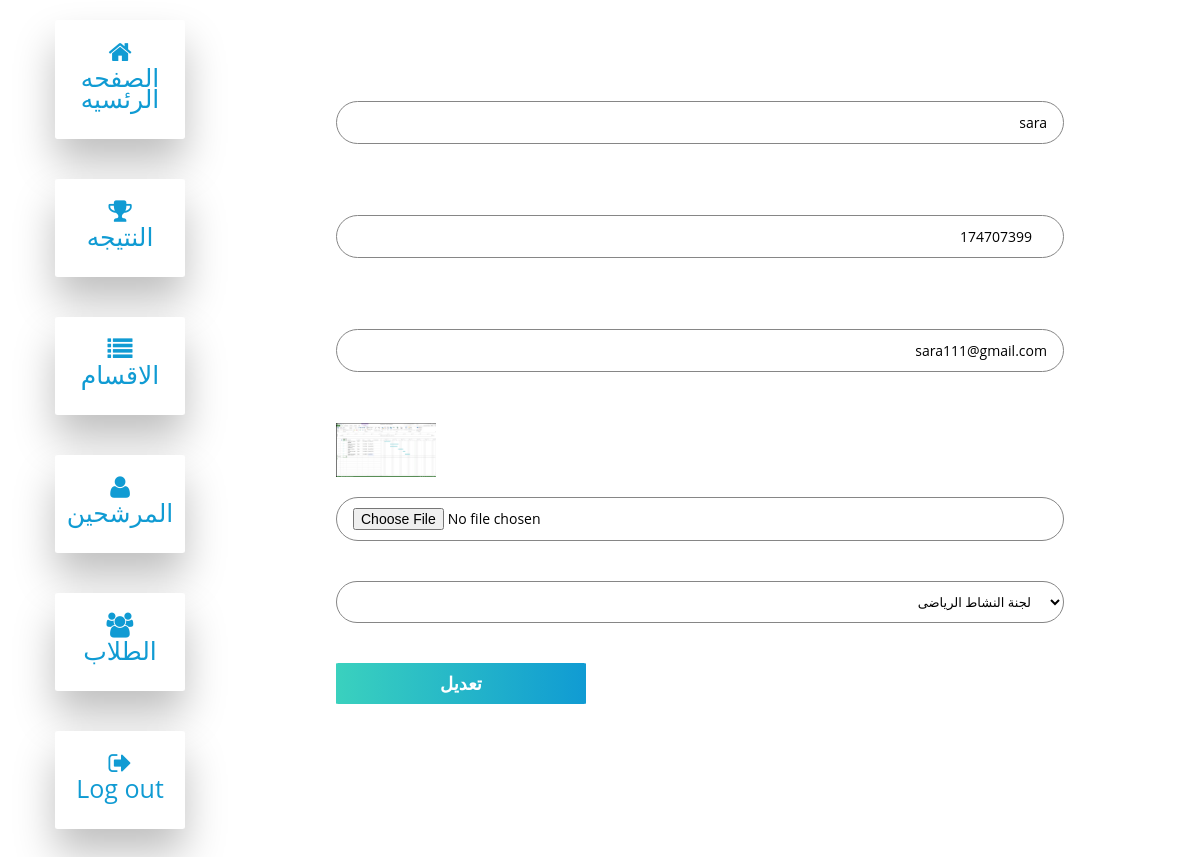
The page /dashboard/candidates/updateCandidate.php?id=5 (signed in) on the database its author committed.
### tables this page shows
CREATE TABLE `candidates` (
  `id` int(11) NOT NULL,
  `name` varchar(255) NOT NULL,
  `code` int(9) NOT NULL,
  `email` varchar(255) NOT NULL,
  `password` varchar(255) NOT NULL,
  `photo` varchar(255) DEFAULT NULL,
  `department_id` int(11) NOT NULL
);

### dashboard/functions.php (called while the page is built, shortened)
<?php
require('connection.php');
require('departments/departments.php');
require('candidates/candidates.php');
$db=new DBController();
$Department=new Department($db);
$Candidates=new Candidates($db);

### dashboard/candidates/candidates.php (called while the page is built, shortened)
<?php
class Candidates
{
    public $db = null;
    public function __construct(DBController $db)
    {
        $this->db = $db;
    }
    public function getData()
    {
        $result = $this->db->con->query("SELECT * FROM candidates");
        $resultArray = array();
        while ($item = mysqli_fetch_array($result, MYSQLI_ASSOC)) {
            $resultArray[] = $item;
        }
        return $resultArray;
    }
}

### dashboard/connection.php (called while the page is built, shortened)
<?php
class DBController{
  protected  $server = "localhost";
  protected  $user = "root";
  protected  $pass = "";
  protected $database = "studentsunion";
  public function __construct(){
    $this->con = mysqli_connect($this->server, $this->user, $this->pass, $this->database);
  }
}

### dashboard/departments/departments.php (called while the page is built, shortened)
<?php
class Department
{
    public $db = null;
    public function __construct(DBController $db)
    {
        $this->db = $db;
    }
    public function getData()
    {
        $result = $this->db->con->query("SELECT * FROM department");
        $resultArray = array();
        while ($item = mysqli_fetch_array($result, MYSQLI_ASSOC)) {
            $resultArray[] = $item;
        }
        return $resultArray;
    }
}

### dashboard/candidates/updateCandidate.php (the view, shortened to what this page needs)
<?php
include('../functions.php');
$item_id = $_GET['id'];
include("../header.php");
?>
<div class="container-fluid">
    <div class="row">
    <?php
        include("../theSideNav.php");
        ?>
        <div class="col-lg-10 col-md-9 col-sm-12 thedetailll">
            <div class="theform">
                <?php
                foreach ($Candidates->getData() as $candidate) :
                    if ($candidate['id'] == $item_id) :
                ?>
                        <form action="" method="POST" class="login-email" enctype="multipart/form-data">
                            <p>الاسم</p>
                            <input type="text" name="name" placeholder="الاسم" value="<?php echo $candidate['name'] ?>">
                            <p>الكود</p>
                            <input type="number" name="code" min="100000000" max="999999999" placeholder="الكود" value="<?php echo $candidate['code'] ?>">
                            <p>الايميل</p>
                            <input type="email" name="email" placeholder="الايميل" value="<?php echo $candidate['email'] ?>">
                            <p>الصوره</p>
                            <?php if (!empty($candidate['photo'])) : ?>
                                <img src="../../uploads/candidates/<?php echo $candidate['photo'] ?>" alt="" width="100px">
                            <?php endif; ?>
                            <input type="file" name="photo">
                            <select name="department_id">
                                <?php
                                foreach ($Department->getData() as $department) {
                                    if ($department['id'] == $candidate['department_id']) {
                                ?>
                                        <option value="<?php echo $department['id'] ?>" selected><?php echo $department['title'] ?></option>
                                    <?php
                                    } else {
                                    ?>
                                        <option value="<?php echo $department['id'] ?>"><?php echo $department['title'] ?></option>
                                <?php
                                    }
                                }
                                ?>
                            </select>
                            <button name="submit" class="addtotable">تعديل</button>
                        </form>
                <?php
                    endif;
                endforeach;
                ?>
            </div>
        </div>
    </div>
</div>
<?php
include("../footer.php");
?>

### css/templatemo_style.css (style rules this page uses)
html, button, input, select, textarea { color: #222; }
img { vertical-align: middle; }
form input[type="text"], form input[type="email"], form input[type="number"], form input[type="password"] { background: #fff; border: 1px solid #fff; padding: 7px 10px; width: 60%; }
html, body { font-size: 100%; width: 100%; height: 100%; -webkit-font-smoothing: antialiased; -moz-osx-font-smoothing: grayscale; vertical-align: baseline; }
body { font: 13px/21px "Open Sans", Arial, sans-serif; color: #838383; background-color: white; }
*, *:before, *:after { -moz-box-sizing: border-box; -webkit-box-sizing: border-box; box-sizing: border-box; }
input, textarea { margin-bottom: 30px; background-color: #f6f7f8; padding: 14px; font-size: 14px; color: #838383; outline: 0; border: 0; border-bottom: 1px solid #b5c1c9; width: 100%; }
.addtotable { display: inline-block; background: rgb(58,209,190); background: linear-gradient(90deg, rgba(58,209,190,1) 0%, rgba(16,155,211,1) 100%); border: none; color: white; padding: 10px 10px; border-radius: 1%; margin: 10px 0; width: 250px; font-size: 18px; margin: 20px 0; font-weight: 600; text-align: center; }
.thedetailll { padding: 10px; border-radius: 2%; border-bottom: 1px; padding: 10px 20px; margin: 20px 0; }
.theform form { display: flex; flex-direction: column; padding: 20px; width: 80%; margin: auto; text-align: right; }
.theform form input, .theform form textarea, .theform form select { width: 100%; margin: 20px 0; border-radius: 60px; padding: 10px 16px; outline: none; border: 1px solid #868686; color: black; background-color: white; text-align: right; }
.theform form input::placeholder, .theform form textarea::placeholder { color: #868686; font-size: 20px; padding: 20px; text-align: right; }
.theform p { color: white; text-align: left; direction: ltr; }

### rows shown on the page
candidates: name "sara", code "174707399", email "sara111@gmail.com", photo (picture)

### other values the page prints
form field department_id "لجنة النشاط الرياضى"
